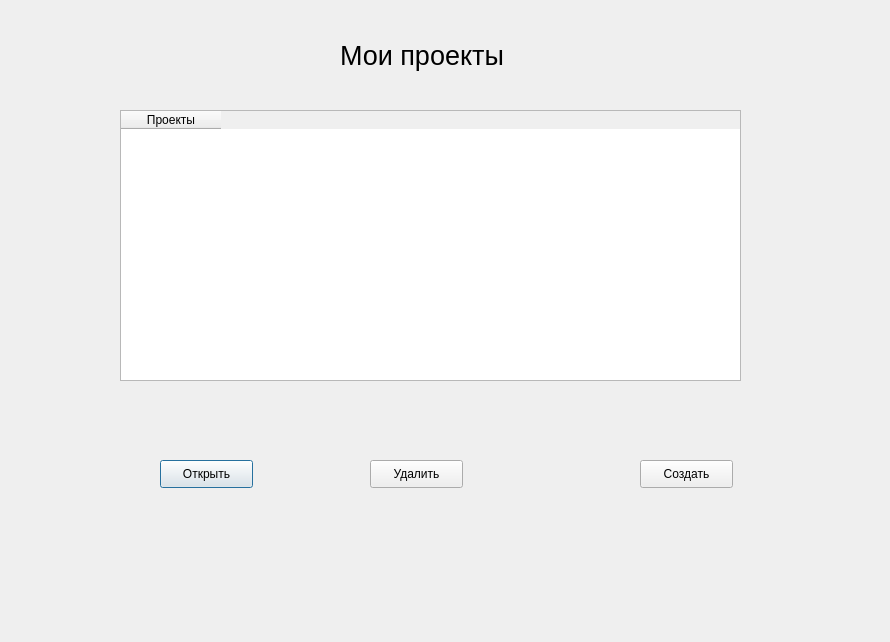
<?xml version="1.0" encoding="UTF-8"?>
<ui version="4.0">
 <class>Dialog</class>
 <widget class="QDialog" name="Dialog">
  <property name="geometry">
   <rect>
    <x>0</x>
    <y>0</y>
    <width>890</width>
    <height>642</height>
   </rect>
  </property>
  <property name="windowTitle">
   <string>Dialog</string>
  </property>
  <widget class="QTableWidget" name="tableWidget">
   <property name="geometry">
    <rect>
     <x>120</x>
     <y>110</y>
     <width>621</width>
     <height>271</height>
    </rect>
   </property>
   <property name="maximumSize">
    <size>
     <width>621</width>
     <height>16777215</height>
    </size>
   </property>
   <column>
    <property name="text">
     <string>Проекты</string>
    </property>
    <property name="font">
     <font>
      <stylestrategy>PreferDefault</stylestrategy>
     </font>
    </property>
    <property name="textAlignment">
     <set>AlignCenter</set>
    </property>
   </column>
  </widget>
  <widget class="QLabel" name="label">
   <property name="geometry">
    <rect>
     <x>340</x>
     <y>20</y>
     <width>311</width>
     <height>71</height>
    </rect>
   </property>
   <property name="font">
    <font>
     <family>Tahoma</family>
     <pointsize>20</pointsize>
    </font>
   </property>
   <property name="text">
    <string>Мои проекты</string>
   </property>
  </widget>
  <widget class="QPushButton" name="pushButton33">
   <property name="geometry">
    <rect>
     <x>160</x>
     <y>460</y>
     <width>93</width>
     <height>28</height>
    </rect>
   </property>
   <property name="text">
    <string>Открыть</string>
   </property>
  </widget>
  <widget class="QPushButton" name="pushButton333">
   <property name="geometry">
    <rect>
     <x>640</x>
     <y>460</y>
     <width>93</width>
     <height>28</height>
    </rect>
   </property>
   <property name="text">
    <string>Создать</string>
   </property>
  </widget>
  <widget class="QPushButton" name="pushButton30">
   <property name="geometry">
    <rect>
     <x>370</x>
     <y>460</y>
     <width>93</width>
     <height>28</height>
    </rect>
   </property>
   <property name="text">
    <string>Удалить</string>
   </property>
  </widget>
 </widget>
 <resources/>
 <connections/>
</ui>
